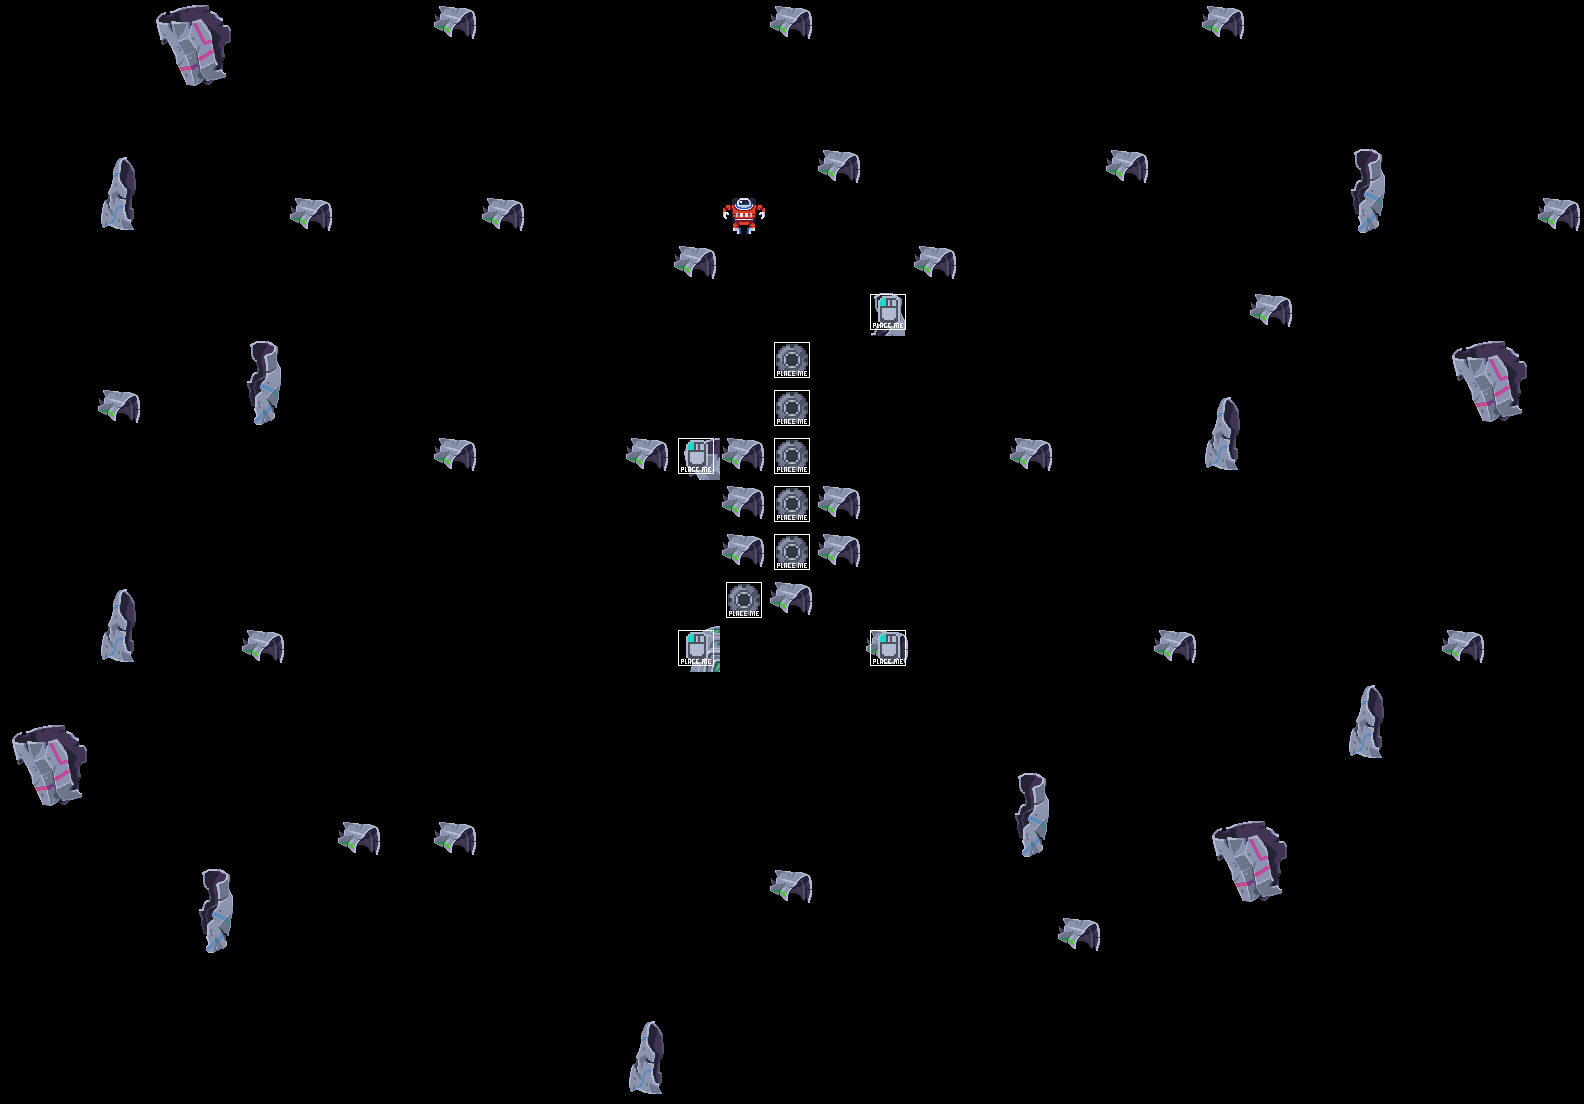

The image is a tile-based game level rendered from a .tmx file. Its description and complete source (layers, tilesets, objects, tile grids) follow:
An orthogonal 33x23 tile map with 48x48 px tiles, 3 tile layers (Background 1, Debris, Background 2).

<map version="1.2" tiledversion="1.2.4" orientation="orthogonal" renderorder="right-down" width="33" height="23" tilewidth="48" tileheight="48" infinite="0" nextlayerid="7" nextobjectid="1">
 <properties>
  <property name="name" value="Sharp Debris" />
  <property name="nextmap" value="map3.tmx" />
 </properties>
 <tileset firstgid="1" source="astrodrift_test.tsx" />
 <layer id="4" name="Background 1" width="33" height="23">
  <properties>
   <property name="layer" type="int" value="80" />
  </properties>
  <data encoding="csv">
0,0,0,0,0,0,0,0,0,0,0,0,0,0,0,0,0,0,0,0,0,0,0,0,0,0,0,0,0,0,0,0,0,
0,0,0,0,0,0,0,0,0,0,0,0,0,0,0,0,0,0,0,0,0,0,0,0,0,0,0,0,0,0,0,0,0,
0,0,0,0,0,0,0,0,0,0,0,0,0,0,0,0,0,0,0,0,0,0,0,0,0,0,0,0,0,0,0,0,0,
0,0,0,0,0,0,0,0,0,0,0,0,0,0,0,0,0,0,0,0,0,0,0,0,0,0,0,0,0,0,0,0,0,
0,0,0,0,0,0,0,0,0,0,0,0,0,0,0,0,0,0,0,0,0,0,0,0,0,0,0,0,0,0,0,0,0,
0,0,0,0,0,0,0,0,0,0,0,0,0,0,0,0,0,0,0,0,0,0,0,0,0,0,0,0,0,0,0,0,0,
0,0,0,0,0,0,0,0,0,0,0,0,0,0,0,0,0,0,0,0,0,0,0,0,0,0,0,0,0,0,0,0,0,
0,0,0,0,0,0,0,0,0,0,0,0,0,0,0,0,0,0,0,0,0,0,0,0,0,0,0,0,0,0,0,0,0,
0,0,0,0,0,0,0,0,0,0,0,0,0,0,0,0,0,0,0,0,0,0,0,0,0,0,0,0,0,0,0,0,0,
0,0,0,0,0,0,0,0,0,0,0,0,0,0,0,0,0,0,0,0,0,0,0,0,0,0,0,0,0,0,0,0,0,
0,0,0,0,0,0,0,0,0,0,0,0,0,0,0,0,0,0,0,0,0,0,0,0,0,0,0,0,0,0,0,0,0,
0,0,0,0,0,0,0,0,0,0,0,0,0,0,0,0,0,0,0,0,0,0,0,0,0,0,0,0,0,0,0,0,0,
0,0,0,0,0,0,0,0,0,0,0,0,0,0,0,0,0,0,0,0,0,0,0,0,0,0,0,0,0,0,0,0,0,
0,0,0,0,0,0,0,0,0,0,0,0,0,0,0,0,0,0,0,0,0,0,0,0,0,0,0,0,0,0,0,0,0,
0,0,0,0,0,0,0,0,0,0,0,0,0,0,0,0,0,0,0,0,0,0,0,0,0,0,0,0,0,0,0,0,0,
0,0,0,0,0,0,0,0,0,0,0,0,0,0,0,0,0,0,0,0,0,0,0,0,0,0,0,0,0,0,0,0,0,
0,0,0,0,0,0,0,0,0,0,0,0,0,0,0,0,0,0,0,0,0,0,0,0,0,0,0,0,0,0,0,0,0,
0,0,0,0,0,0,0,0,0,0,0,0,0,0,0,0,0,0,0,0,0,0,0,0,0,0,0,0,0,0,0,0,0,
0,0,0,0,0,0,0,0,0,0,0,0,0,0,0,0,0,0,0,0,0,0,0,0,0,0,0,0,0,0,0,0,0,
0,0,0,0,0,0,0,0,0,0,0,0,0,0,0,0,0,0,0,0,0,0,0,0,0,0,0,0,0,0,0,0,0,
0,0,0,0,0,0,0,0,0,0,0,0,0,0,0,0,0,0,0,0,0,0,0,0,0,0,0,0,0,0,0,0,0,
0,0,0,0,0,0,0,0,0,0,0,0,0,0,0,0,0,0,0,0,0,0,0,0,0,0,0,0,0,0,0,0,0,
0,0,0,0,0,0,0,0,0,0,0,0,0,0,0,0,0,0,0,0,0,0,0,0,0,0,0,0,0,0,0,0,0
</data>
 </layer>
 <layer id="5" name="Debris" width="33" height="23">
  <properties>
   <property name="layer" type="int" value="100" />
  </properties>
  <data encoding="csv">
0,0,0,0,0,0,0,0,0,0,0,0,0,0,0,0,0,0,0,0,0,0,0,0,0,0,0,0,0,0,0,0,0,
0,0,0,0,0,0,0,0,0,0,0,0,0,0,0,0,0,0,0,0,0,0,0,0,0,0,0,0,0,0,0,0,0,
0,0,0,0,0,0,0,0,0,0,0,0,0,0,0,0,0,0,0,0,0,0,0,0,0,0,0,0,0,0,0,0,0,
0,0,0,0,0,0,0,0,0,0,0,0,0,0,0,0,0,0,0,0,0,0,0,0,0,0,0,0,0,0,0,0,0,
0,0,0,0,0,0,0,0,0,0,0,0,0,0,0,1,0,0,0,0,0,0,0,0,0,0,0,0,0,0,0,0,0,
0,0,0,0,0,0,0,0,0,0,0,0,0,0,0,0,0,0,0,0,0,0,0,0,0,0,0,0,0,0,0,0,0,
0,0,0,0,0,0,0,0,0,0,0,0,0,0,0,0,0,0,90,0,0,0,0,0,0,0,0,0,0,0,0,0,0,
0,0,0,0,0,0,0,0,0,0,0,0,0,0,0,0,0,0,0,0,0,0,0,0,0,0,0,0,0,0,0,0,0,
0,0,0,0,0,0,0,0,0,0,0,0,0,0,0,0,0,0,0,0,0,0,0,0,0,0,0,0,0,0,0,0,0,
0,0,0,0,0,0,0,0,0,0,0,0,0,85,88,85,0,0,0,0,0,0,0,0,0,0,0,0,0,0,0,0,0,
0,0,0,0,0,0,0,0,0,0,0,0,0,0,0,85,0,0,0,0,0,0,0,0,0,0,0,0,0,0,0,0,0,
0,0,0,0,0,0,0,0,0,0,0,0,0,0,0,85,0,0,0,0,0,0,0,0,0,0,0,0,0,0,0,0,0,
0,0,0,0,0,0,0,0,0,0,0,0,0,0,0,0,85,0,0,0,0,0,0,0,0,0,0,0,0,0,0,0,0,
0,0,0,0,0,0,0,0,0,0,0,0,0,0,127,0,0,0,85,0,0,0,0,0,0,0,0,0,0,0,0,0,0,
0,0,0,0,0,0,0,0,0,0,0,0,0,0,0,0,0,0,0,0,0,0,0,0,0,0,0,0,0,0,0,0,0,
0,0,0,0,0,0,0,0,0,0,0,0,0,0,0,0,0,0,0,0,0,0,0,0,0,0,0,0,0,0,0,0,0,
0,0,0,0,0,0,0,0,0,0,0,0,0,0,0,0,0,0,0,0,0,0,0,0,0,0,0,0,0,0,0,0,0,
0,0,0,0,0,0,0,0,0,0,0,0,0,0,0,0,0,0,0,0,0,0,0,0,0,0,0,0,0,0,0,0,0,
0,0,0,0,0,0,0,0,0,0,0,0,0,0,0,0,0,0,0,0,0,0,0,0,0,0,0,0,0,0,0,0,0,
0,0,0,0,0,0,0,0,0,0,0,0,0,0,0,0,0,0,0,0,0,0,0,0,0,0,0,0,0,0,0,0,0,
0,0,0,0,0,0,0,0,0,0,0,0,0,0,0,0,0,0,0,0,0,0,0,0,0,0,0,0,0,0,0,0,0,
0,0,0,0,0,0,0,0,0,0,0,0,0,0,0,0,0,0,0,0,0,0,0,0,0,0,0,0,0,0,0,0,0,
0,0,0,0,0,0,0,0,0,0,0,0,0,0,0,0,0,0,0,0,0,0,0,0,0,0,0,0,0,0,0,0,0
</data>
 </layer>
 <layer id="6" name="Background 2" width="33" height="23">
  <properties>
   <property name="layer" type="int" value="120" />
  </properties>
  <data encoding="csv">
0,0,0,88,89,0,0,0,0,85,0,0,0,0,0,0,85,0,0,0,0,0,0,0,0,85,0,0,0,0,0,0,0,
0,0,0,109,110,0,0,0,0,0,0,0,0,0,0,0,0,0,0,0,0,0,0,0,0,0,0,0,0,0,0,0,0,
0,0,0,0,0,0,0,0,0,0,0,0,0,0,0,0,0,0,0,0,0,0,0,0,0,0,0,0,0,0,0,0,0,
0,0,91,0,0,0,0,0,0,0,0,0,0,0,0,0,0,85,0,0,0,0,0,85,0,0,0,0,90,0,0,0,0,
0,0,112,0,0,0,85,0,0,0,85,0,0,0,0,0,0,0,0,0,0,0,0,0,0,0,0,0,111,0,0,0,85,
0,0,0,0,0,0,0,0,0,0,0,0,0,0,85,0,0,0,0,85,0,0,0,0,0,0,0,0,0,0,0,0,0,
0,0,0,0,0,0,0,0,0,0,0,0,0,0,0,0,0,0,131,0,0,0,0,0,0,0,85,0,0,0,0,0,0,
0,0,0,0,0,90,0,0,0,0,0,0,0,0,0,0,130,0,0,0,0,0,0,0,0,0,0,0,0,0,88,89,0,
0,0,85,0,0,111,0,0,0,0,0,0,0,0,0,0,130,0,0,0,0,0,0,0,0,91,0,0,0,0,109,110,0,
0,0,0,0,0,0,0,0,0,85,0,0,0,0,131,0,130,0,0,0,0,85,0,0,0,112,0,0,0,0,0,0,0,
0,0,0,0,0,0,0,0,0,0,0,0,0,0,0,0,130,85,0,0,0,0,0,0,0,0,0,0,0,0,0,0,0,
0,0,0,0,0,0,0,0,0,0,0,0,0,0,0,0,130,85,0,0,0,0,0,0,0,0,0,0,0,0,0,0,0,
0,0,91,0,0,0,0,0,0,0,0,0,0,0,0,130,0,0,0,0,0,0,0,0,0,0,0,0,0,0,0,0,0,
0,0,112,0,0,85,0,0,0,0,0,0,0,0,131,0,0,0,131,0,0,0,0,0,85,0,0,0,0,0,85,0,0,
0,0,0,0,0,0,0,0,0,0,0,0,0,0,0,0,0,0,0,0,0,0,0,0,0,0,0,0,91,0,0,0,0,
88,89,0,0,0,0,0,0,0,0,0,0,0,0,0,0,0,0,0,0,0,0,0,0,0,0,0,0,112,0,0,0,0,
109,110,0,0,0,0,0,0,0,0,0,0,0,0,0,0,0,0,0,0,0,90,0,0,0,0,0,0,0,0,0,0,0,
0,0,0,0,0,0,0,85,0,85,0,0,0,0,0,0,0,0,0,0,0,111,0,0,0,88,89,0,0,0,0,0,0,
0,0,0,0,90,0,0,0,0,0,0,0,0,0,0,0,85,0,0,0,0,0,0,0,0,109,110,0,0,0,0,0,0,
0,0,0,0,111,0,0,0,0,0,0,0,0,0,0,0,0,0,0,0,0,0,85,0,0,0,0,0,0,0,0,0,0,
0,0,0,0,0,0,0,0,0,0,0,0,0,0,0,0,0,0,0,0,0,0,0,0,0,0,0,0,0,0,0,0,0,
0,0,0,0,0,0,0,0,0,0,0,0,0,91,0,0,0,0,0,0,0,0,0,0,0,0,0,0,0,0,0,0,0,
0,0,0,0,0,0,0,0,0,0,0,0,0,112,0,0,0,0,0,0,0,0,0,0,0,0,0,0,0,0,0,0,0
</data>
 </layer>
</map>
